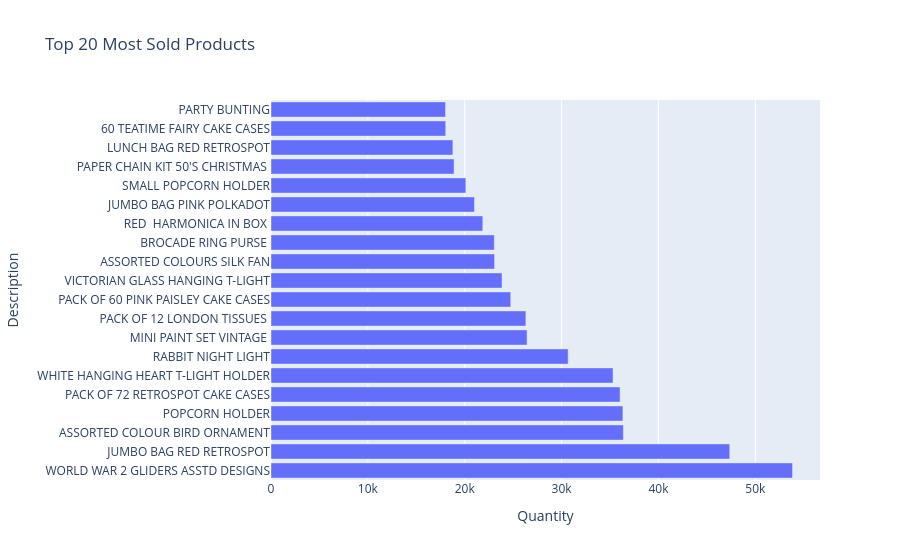

The cell this chart's notebook holds for it:
### Markdown cell above
## Top 20 most sold products

### Code cell
top_products = data.groupby('Description')['Quantity'].sum().sort_values(ascending=False).head(20).reset_index()
fig = px.bar(top_products, x='Quantity', y='Description', orientation='h',
             title="Top 20 Most Sold Products")
fig.show()

### Figure 1 — Plotly figure (JSON) as saved in the notebook; plotly's stock layout.template omitted (floating-point values rounded to 4 significant figures)
{"data": [{"hovertemplate": "Quantity=%{x}<br>Description=%{y}<extra></extra>", "legendgroup": "", "marker": {"color": "#636efa", "pattern": {"shape": ""}}, "name": "", "orientation": "h", "showlegend": false, "textposition": "auto", "type": "bar", "x": [53847, 47363, 36381, 36334, 36039, 35317, 30680, 26437, 26315, 24753, 23854, 23082, 23053, 21866, 21009, 20116, 18902, 18779, 18040, 18022], "xaxis": "x", "y": ["WORLD WAR 2 GLIDERS ASSTD DESIGNS", "JUMBO BAG RED RETROSPOT", "ASSORTED COLOUR BIRD ORNAMENT", "POPCORN HOLDER", "PACK OF 72 RETROSPOT CAKE CASES", "WHITE HANGING HEART T-LIGHT HOLDER", "RABBIT NIGHT LIGHT", "MINI PAINT SET VINTAGE ", "PACK OF 12 LONDON TISSUES ", "PACK OF 60 PINK PAISLEY CAKE CASES", "VICTORIAN GLASS HANGING T-LIGHT", "ASSORTED COLOURS SILK FAN", "BROCADE RING PURSE ", "RED  HARMONICA IN BOX ", "JUMBO BAG PINK POLKADOT", "SMALL POPCORN HOLDER", "PAPER CHAIN KIT 50'S CHRISTMAS ", "LUNCH BAG RED RETROSPOT", "60 TEATIME FAIRY CAKE CASES", "PARTY BUNTING"], "yaxis": "y"}], "layout": {"barmode": "relative", "legend": {"tracegroupgap": 0}, "title": {"text": "Top 20 Most Sold Products"}, "xaxis": {"anchor": "y", "domain": [0, 1], "title": {"text": "Quantity"}}, "yaxis": {"anchor": "x", "domain": [0, 1], "title": {"text": "Description"}}}}
